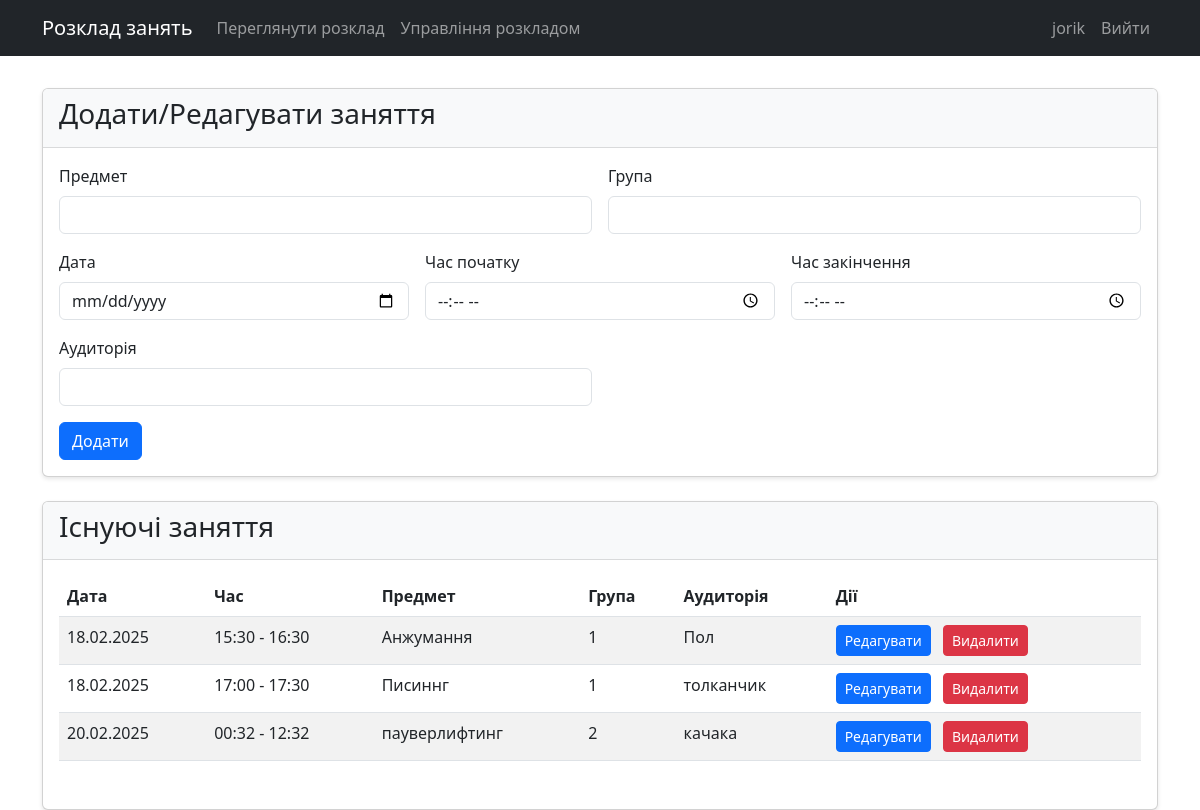
The app's page /admin/schedule (signed in) with its own data.
### models.py (models this page shows)
class User(UserMixin, db.Model):
    id = db.Column(db.Integer, primary_key=True)
    username = db.Column(db.String(80), unique=True, nullable=False)
    password = db.Column(db.String(120), nullable=False)
    email = db.Column(db.String(120), unique=True, nullable=False)
    is_admin = db.Column(db.Boolean, default=False)
    group = db.Column(db.String(50), nullable=True)

class Schedule(db.Model):
    id = db.Column(db.Integer, primary_key=True)
    subject = db.Column(db.String(100), nullable=False)
    teacher_id = db.Column(db.Integer, db.ForeignKey('user.id'), nullable=False)
    group = db.Column(db.String(50), nullable=False)
    date = db.Column(db.DateTime, nullable=False)
    start_time = db.Column(db.String(5), nullable=False)
    end_time = db.Column(db.String(5), nullable=False)
    room = db.Column(db.String(50), nullable=False)
    teacher = db.relationship('User', backref='schedules')

### app.py (the view, shortened to what this page needs)
@app.route('/admin/schedule', methods=['GET', 'POST'])
@login_required
def manage_schedule():
    if not current_user.is_admin:
        flash('Доступ заборонено')
        return redirect(url_for('index'))
    edit_id = request.args.get('edit_id')
    schedule = Schedule.query.get(edit_id) if edit_id else None
    schedules = Schedule.query.filter_by(teacher_id=current_user.id).order_by(Schedule.date).all()
    return render_template('admin/schedule.html', schedules=schedules, schedule=schedule)

### app.py (called while the page is built)
@login_manager.user_loader
def load_user(user_id):
    return User.query.get(int(user_id))

### templates/admin/schedule.html (shortened to what this page needs)
{% extends "base.html" %}
{% block content %}
<div class="row mb-4">
    <div class="col-md-12">
        <div class="card">
            <div class="card-header">
                <h3>Додати/Редагувати заняття</h3>
            </div>
            <div class="card-body">
                <form method="POST" class="row g-3">
                    <div class="col-md-6">
                        <label for="subject" class="form-label">Предмет</label>
                        <input type="text" class="form-control" id="subject" name="subject" required
                               value="{{ schedule.subject if schedule else '' }}">
                    </div>
                    <div class="col-md-6">
                        <label for="group" class="form-label">Група</label>
                        <input type="text" class="form-control" id="group" name="group" required
                               value="{{ schedule.group if schedule else '' }}">
                    </div>
                    <div class="col-md-4">
                        <label for="date" class="form-label">Дата</label>
                        <input type="date" class="form-control" id="date" name="date" required
                               value="{{ schedule.date.strftime('%Y-%m-%d') if schedule else '' }}">
                    </div>
                    <div class="col-md-4">
                        <label for="start_time" class="form-label">Час початку</label>
                        <input type="time" class="form-control" id="start_time" name="start_time" required
                               value="{{ schedule.start_time if schedule else '' }}">
                    </div>
                    <div class="col-md-4">
                        <label for="end_time" class="form-label">Час закінчення</label>
                        <input type="time" class="form-control" id="end_time" name="end_time" required
                               value="{{ schedule.end_time if schedule else '' }}">
                    </div>
                    <div class="col-md-6">
                        <label for="room" class="form-label">Аудиторія</label>
                        <input type="text" class="form-control" id="room" name="room" required
                               value="{{ schedule.room if schedule else '' }}">
                    </div>
                    <div class="col-12">
                        <button type="submit" class="btn btn-primary">
                            {% if schedule %}Оновити{% else %}Додати{% endif %}
                        </button>
                    </div>
                </form>
            </div>
        </div>
    </div>
</div>
<div class="row">
    <div class="col-md-12">
        <div class="card">
            <div class="card-header">
                <h3>Існуючі заняття</h3>
            </div>
            <div class="card-body">
                {% if schedules %}
                <div class="table-responsive">
                    <table class="table table-striped">
                        <thead>
                            <tr>
                                <th>Дата</th>
                                <th>Час</th>
                                <th>Предмет</th>
                                <th>Група</th>
                                <th>Аудиторія</th>
                                <th>Дії</th>
                            </tr>
                        </thead>
                        <tbody>
                            {% for schedule in schedules %}
                            <tr>
                                <td>{{ schedule.date.strftime('%d.%m.%Y') }}</td>
                                <td>{{ schedule.start_time }} - {{ schedule.end_time }}</td>
                                <td>{{ schedule.subject }}</td>
                                <td>{{ schedule.group }}</td>
                                <td>{{ schedule.room }}</td>
                                <td>
                                    <a href="{{ url_for('manage_schedule', edit_id=schedule.id) }}"
                                       class="btn btn-sm btn-primary">Редагувати</a>
                                    <form action="{{ url_for('delete_schedule', schedule_id=schedule.id) }}"
                                          method="POST" class="d-inline">
                                        <button type="submit" class="btn btn-sm btn-danger"
                                                onclick="return confirm('Ви впевнені, що хочете видалити це заняття?')">
                                            Видалити
                                        </button>
                                    </form>
                                </td>
                            </tr>
                            {% endfor %}
                        </tbody>
                    </table>
                </div>
                {% else %}
                <p class="text-center">Заняття не знайдено</p>
                {% endif %}
            </div>
        </div>
    </div>
</div>
{% endblock %}

### templates/base.html (shortened to what this page needs)
<!DOCTYPE html>
<html lang="uk">
<head>
    <link href="https://cdn.jsdelivr.net/npm/bootstrap@5.3.0/dist/css/bootstrap.min.css" rel="stylesheet">
    <link rel="stylesheet" href="{{ url_for('static', filename='css/style.css') }}">
</head>
<body>
    <nav class="navbar navbar-expand-lg navbar-dark bg-dark">
        <div class="container">
            <a class="navbar-brand" href="{{ url_for('index') }}">Розклад занять</a>
            <div class="collapse navbar-collapse" id="navbarNav">
                <ul class="navbar-nav me-auto">
                    <li class="nav-item">
                        <a class="nav-link" href="{{ url_for('view_schedule') }}">Переглянути розклад</a>
                    </li>
                    {% if current_user.is_authenticated and current_user.is_admin %}
                    <li class="nav-item">
                        <a class="nav-link" href="{{ url_for('manage_schedule') }}">Управління розкладом</a>
                    </li>
                    {% endif %}
                </ul>
                <ul class="navbar-nav">
                    {% if current_user.is_authenticated %}
                    <li class="nav-item">
                        <span class="nav-link">{{ current_user.username }}</span>
                    </li>
                    <li class="nav-item">
                        <a class="nav-link" href="{{ url_for('auth.logout') }}">Вийти</a>
                    </li>
                    {% endif %}
                </ul>
            </div>
        </div>
    </nav>
    <div class="container mt-4">
        {% block content %}{% endblock %}
    </div>
</body>
</html>

### static/css/style.css (style rules this page uses)
.navbar { margin-bottom: 2rem; }
.card { box-shadow: 0 2px 4px rgba(0, 0, 0, 0.1); }
.card-header { background-color: #f8f9fa; border-bottom: 1px solid rgba(0, 0, 0, 0.125); }
.table-responsive { margin-bottom: 1rem; }
.btn-danger { margin-left: 0.5rem; }

### records on screen
User: username "jorik"
Schedule: date "18.02.2025", start_time "15:30", end_time "16:30", subject "Анжумання", group "1", room "Пол"
Schedule: date "18.02.2025", start_time "17:00", end_time "17:30", subject "Писиннг", group "1", room "толканчик"
Schedule: date "20.02.2025", start_time "00:32", end_time "12:32", subject "пауверлифтинг", group "2", room "качака"
